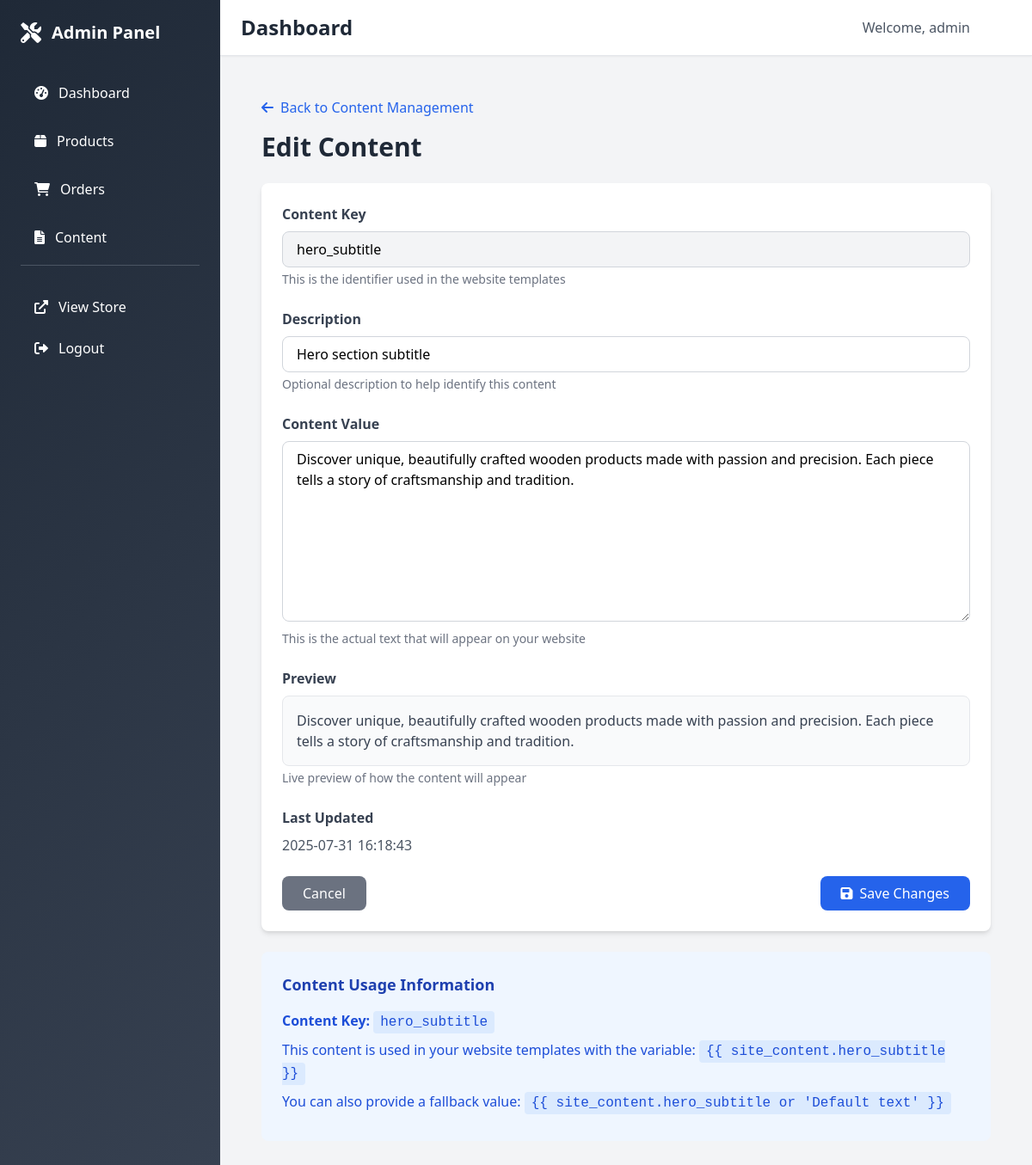
/admin/content/edit/2 (signed in), run on the app's committed database.
### app.py (models this page shows)
class User(UserMixin, db.Model):
    id = db.Column(db.Integer, primary_key=True)
    username = db.Column(db.String(80), unique=True, nullable=False)
    password_hash = db.Column(db.String(120), nullable=False)
    is_admin = db.Column(db.Boolean, default=False)

class SiteContent(db.Model):
    id = db.Column(db.Integer, primary_key=True)
    key = db.Column(db.String(100), unique=True, nullable=False)
    value = db.Column(db.Text, nullable=False)
    description = db.Column(db.String(200))
    updated_at = db.Column(db.DateTime, default=datetime.utcnow, onupdate=datetime.utcnow)

### app.py (the view)
@app.route('/admin/content/edit/<int:content_id>', methods=['GET', 'POST'])
@login_required
def admin_edit_content(content_id):
    if not current_user.is_admin:
        return redirect(url_for('admin_login'))
    content = SiteContent.query.get_or_404(content_id)
    if request.method == 'POST':
        content.value = request.form.get('value')
        content.description = request.form.get('description')
        db.session.commit()
        flash('Content updated successfully!', 'success')
        return redirect(url_for('admin_content'))
    return render_template('admin/edit_content.html', content=content)

### app.py (called while the page is built)
@login_manager.user_loader
def load_user(user_id):
    return User.query.get(int(user_id))

### templates/admin/edit_content.html (shortened to what this page needs)
{% extends "admin/base.html" %}
{% block content %}
<div class="p-6">
    <div class="mb-6">
        <a href="{{ url_for('admin_content') }}" class="text-blue-600 hover:text-blue-800 mb-4 inline-block">
            <i class="fas fa-arrow-left mr-2"></i>Back to Content Management
        </a>
        <h1 class="text-3xl font-bold text-gray-800">Edit Content</h1>
    </div>
    <div class="bg-white rounded-lg shadow-md overflow-hidden">
        <div class="p-6">
            <form method="POST">
                <div class="mb-6">
                    <label class="block text-gray-700 font-semibold mb-2">Content Key</label>
                    <input type="text" value="{{ content.key }}" class="w-full px-4 py-2 border border-gray-300 rounded-lg bg-gray-100" readonly>
                    <p class="text-sm text-gray-500 mt-1">This is the identifier used in the website templates</p>
                </div>
                <div class="mb-6">
                    <label for="description" class="block text-gray-700 font-semibold mb-2">Description</label>
                    <input type="text" id="description" name="description" value="{{ content.description or '' }}"
                           class="w-full px-4 py-2 border border-gray-300 rounded-lg focus:ring-2 focus:ring-blue-500 focus:border-transparent"
                           placeholder="Brief description of this content item">
                    <p class="text-sm text-gray-500 mt-1">Optional description to help identify this content</p>
                </div>
                <div class="mb-6">
                    <label for="value" class="block text-gray-700 font-semibold mb-2">Content Value</label>
                    <textarea id="value" name="value" rows="8"
                              class="w-full px-4 py-2 border border-gray-300 rounded-lg focus:ring-2 focus:ring-blue-500 focus:border-transparent"
                              placeholder="Enter the content text here...">{{ content.value }}</textarea>
                    <p class="text-sm text-gray-500 mt-1">This is the actual text that will appear on your website</p>
                </div>
                <div class="mb-6">
                    <label class="block text-gray-700 font-semibold mb-2">Preview</label>
                    <div class="bg-gray-50 p-4 rounded-lg border">
                        <div class="text-gray-700" id="preview">{{ content.value }}</div>
                    </div>
                    <p class="text-sm text-gray-500 mt-1">Live preview of how the content will appear</p>
                </div>
                <div class="mb-6">
                    <label class="block text-gray-700 font-semibold mb-2">Last Updated</label>
                    <div class="text-gray-600">{{ content.updated_at.strftime('%Y-%m-%d %H:%M:%S') }}</div>
                </div>
                <div class="flex justify-between items-center">
                    <a href="{{ url_for('admin_content') }}" class="bg-gray-500 text-white px-6 py-2 rounded-lg hover:bg-gray-600 transition-colors">
                        Cancel
                    </a>
                    <button type="submit" class="bg-blue-600 text-white px-6 py-2 rounded-lg hover:bg-blue-700 transition-colors">
                        <i class="fas fa-save mr-2"></i>Save Changes
                    </button>
                </div>
            </form>
        </div>
    </div>
    <div class="bg-blue-50 rounded-lg p-6 mt-6">
        <h3 class="text-lg font-semibold text-blue-800 mb-4">Content Usage Information</h3>
        <div class="text-blue-700">
            <p class="mb-2"><strong>Content Key:</strong> <code class="bg-blue-100 px-2 py-1 rounded">{{ content.key }}</code></p>
            <p class="mb-2">This content is used in your website templates with the variable: <code class="bg-blue-100 px-2 py-1 rounded">{{ "{{ site_content." + content.key + " }}" }}</code></p>
            <p class="mb-2">You can also provide a fallback value: <code class="bg-blue-100 px-2 py-1 rounded">{{ "{{ site_content." + content.key + " or 'Default text' }}" }}</code></p>
        </div>
    </div>
</div>
{% endblock %}

### templates/admin/base.html (shortened to what this page needs)
<!DOCTYPE html>
<html lang="en">
<head>
    <link href="https://cdn.jsdelivr.net/npm/tailwindcss@2.2.19/dist/tailwind.min.css" rel="stylesheet">
    <link href="https://cdnjs.cloudflare.com/ajax/libs/font-awesome/6.0.0/css/all.min.css" rel="stylesheet">
</head>
<body class="bg-gray-100">
    <div class="flex">
        <div class="sidebar w-64 fixed h-full">
            <div class="p-6">
                <div class="flex items-center mb-8">
                    <i class="fas fa-tools text-white text-2xl mr-3"></i>
                    <h1 class="text-white text-xl font-bold">Admin Panel</h1>
                </div>
                <nav class="space-y-2">
                    <a href="{{ url_for('admin_dashboard') }}"
                       class="nav-link flex items-center px-4 py-3 text-white rounded-lg {% if request.endpoint == 'admin_dashboard' %}active{% endif %}">
                        <i class="fas fa-tachometer-alt mr-3"></i>
                        Dashboard
                    </a>
                    <a href="{{ url_for('admin_products') }}"
                       class="nav-link flex items-center px-4 py-3 text-white rounded-lg {% if 'admin_products' in request.endpoint %}active{% endif %}">
                        <i class="fas fa-box mr-3"></i>
                        Products
                    </a>
                    <a href="{{ url_for('admin_orders') }}"
                       class="nav-link flex items-center px-4 py-3 text-white rounded-lg {% if 'admin_orders' in request.endpoint %}active{% endif %}">
                        <i class="fas fa-shopping-cart mr-3"></i>
                        Orders
                    </a>
                    <a href="{{ url_for('admin_content') }}"
                       class="nav-link flex items-center px-4 py-3 text-white rounded-lg {% if 'admin_content' in request.endpoint %}active{% endif %}">
                        <i class="fas fa-file-alt mr-3"></i>
                        Content
                    </a>
                    <div class="border-t border-gray-600 mt-6 pt-6">
                        <a href="{{ url_for('index') }}"
                           class="nav-link flex items-center px-4 py-3 text-white rounded-lg">
                            <i class="fas fa-external-link-alt mr-3"></i>
                            View Store
                        </a>
                        <a href="{{ url_for('admin_logout') }}"
                           class="nav-link flex items-center px-4 py-3 text-white rounded-lg">
                            <i class="fas fa-sign-out-alt mr-3"></i>
                            Logout
                        </a>
                    </div>
                </nav>
            </div>
        </div>
        <div class="ml-64 flex-1">
            <div class="bg-white shadow-sm border-b border-gray-200 px-6 py-4">
                <div class="flex items-center justify-between">
                    <h2 class="text-2xl font-bold text-gray-800">{% block page_title %}Dashboard{% endblock %}</h2>
                    <div class="flex items-center space-x-4">
                        <span class="text-gray-600">Welcome, {{ current_user.username }}</span>
                        <div class="w-8 h-8 bg-brown-600 rounded-full flex items-center justify-center">
                            <i class="fas fa-user text-white text-sm"></i>
                        </div>
                    </div>
                </div>
            </div>
            <div class="p-6">
                {% block content %}{% endblock %}
            </div>
        </div>
    </div>
</body>
</html>

### templates/admin/base.html (style rules this page uses)
.sidebar { min-height: 100vh; background: linear-gradient(135deg, #1f2937 0%, #374151 100%); }
.nav-link { transition: all 0.3s ease; }

### data on the page
User: username "admin"
SiteContent: key "hero_subtitle", description "Hero section subtitle", value "Discover unique, beautifully crafted wooden products made with passion and precision. Each piece tells a story of craftsmanship and tradition.", updated_at "2025-07-31 16:18:43", key "{{ site_content.hero_subtitle }}", key "{{ site_content.hero_subtitle or 'Default text' }}"
